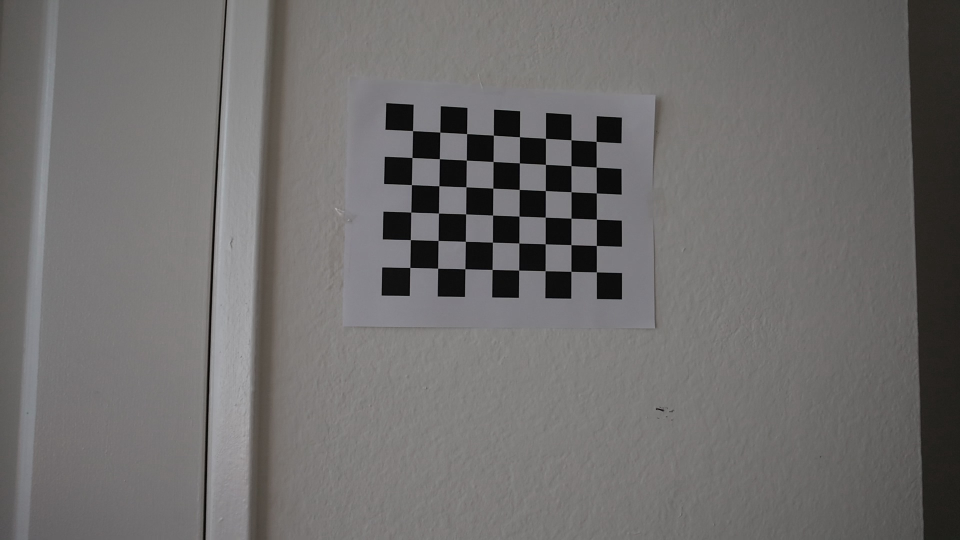
#> input picture data/checkerboard2/calibrate/pics_from_vid/frame_0.jpg, 1920 x 1080 px (shown at 1/2 size); its folder holds 3 pictures in this run
$ python project_v4.py
#> lines starting #> are read from the running program, lines starting #| are printed output that depends on the picture
### calibrate_v3.py
#
# calibrate_v3.py - Fixed intrinsic calibration (see local-docs/03-bugs.md)
#
# Changes vs calibrate_v2.py:
#   - cornerSubPix refinement runs on the FULL-resolution grayscale image
#     (v2 refined on the 0.5x image and scaled up, halving the precision)
#   - RMS reprojection error from cv2.calibrateCamera is printed and saved
#   - Full K matrix and distortion coefficients saved to the pickle
#   - No GUI windows unless show=True; raises instead of exit()

import pickle
import numpy as np
import cv2
import glob


def calibrate(dir_name, pickle_file, show=False):
#> called with pickle_file = 'calibration_v4.pickle', show = False
    calibimgfiles = f'{dir_name}/*.jpg'

    # checkerboard coordinates in 3D (2.8 cm squares, board plane z=0)
    objp = np.zeros((8*6, 3), np.float32)
    objp[:, :2] = 2.8*np.mgrid[0:8, 0:6].T.reshape(-1, 2)

    objpoints = []  # 3d points in real world space
    imgpoints = []  # 2d points in image plane

    images = glob.glob(calibimgfiles)
    if len(images) == 0:
        raise FileNotFoundError(f'No calibration images found in {calibimgfiles}')

    img_size = None
    print(f"Processing {len(images)} calibration images...")
    for idx, fname in enumerate(images):
        img = cv2.imread(fname)
#> img is the input picture: shape (1080, 1920, 3); mean B, G, R 108.7, 109.6, 111.4
        if img is None:
            print(f"[{idx+1}/{len(images)}] {fname}: ERROR could not read image")
            continue
        img_size = (img.shape[1], img.shape[0])
#> img_size = (1920, 1080)

        gray_full = cv2.cvtColor(img, cv2.COLOR_BGR2GRAY)

        # detect on a 0.5x image for speed
        scale = 0.5
        gray_small = cv2.resize(gray_full, None, fx=scale, fy=scale,
                                interpolation=cv2.INTER_AREA)
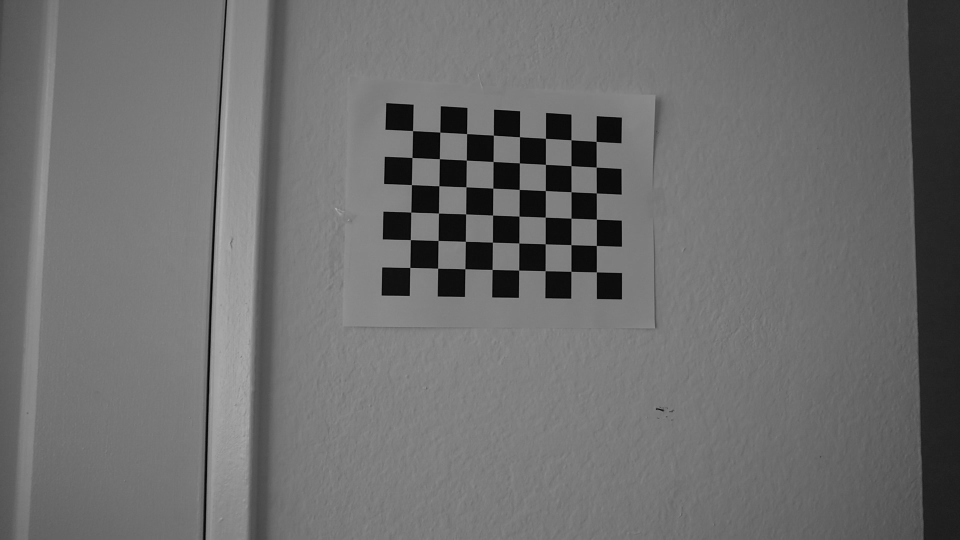
#> gray_small: shape (540, 960); min 2, max 175, mean 110.1
        ret, corners = cv2.findChessboardCorners(gray_small, (8, 6),
                                                 cv2.CALIB_CB_ADAPTIVE_THRESH +
                                                 cv2.CALIB_CB_NORMALIZE_IMAGE +
                                                 cv2.CALIB_CB_FAST_CHECK)
#> ret = True; corners = 48 rows, first 8: [412.5, 130.6], [439.8, 132.1], [466.6, 133.6], [493.4, 135.2], [519.5, 136.7], [545.5, 138.4], [570.9, 139.7], [596.2, 141.4]
        if not ret:
            print(f"[{idx+1}/{len(images)}] {fname}: no chessboard corners detected")
            continue

        # refine at full resolution
        corners = (corners / scale).astype(np.float32)
#> corners = 48 rows, first 8: [825.1, 261.2], [879.5, 264.3], [933.2, 267.2], [986.8, 270.5], [1039, 273.3], [1090.9, 276.8], [1141.9, 279.5], [1192.4, 282.8]
        criteria = (cv2.TERM_CRITERIA_EPS + cv2.TERM_CRITERIA_MAX_ITER, 30, 0.001)
        corners = cv2.cornerSubPix(gray_full, corners, (11, 11), (-1, -1), criteria)
#> corners = 48 rows, first 8: [825.6, 261.8], [880.2, 264.7], [933.7, 267.7], [987.2, 270.7], [1039.4, 274], [1091.4, 277.1], [1142.5, 280.1], [1192.7, 283.3]

        objpoints.append(objp)
        imgpoints.append(corners)
        print(f"[{idx+1}/{len(images)}] {fname}: corners found and refined")

        if show:
            vis = img.copy()
            cv2.drawChessboardCorners(vis, (8, 6), corners, ret)
            display_img = cv2.resize(vis, None, fx=0.2, fy=0.2,
                                     interpolation=cv2.INTER_AREA)
            cv2.imshow('img', display_img)
            cv2.waitKey(500)
#> pass 2 of the loop in calibrate, `for idx, fname in enumerate(images):`:
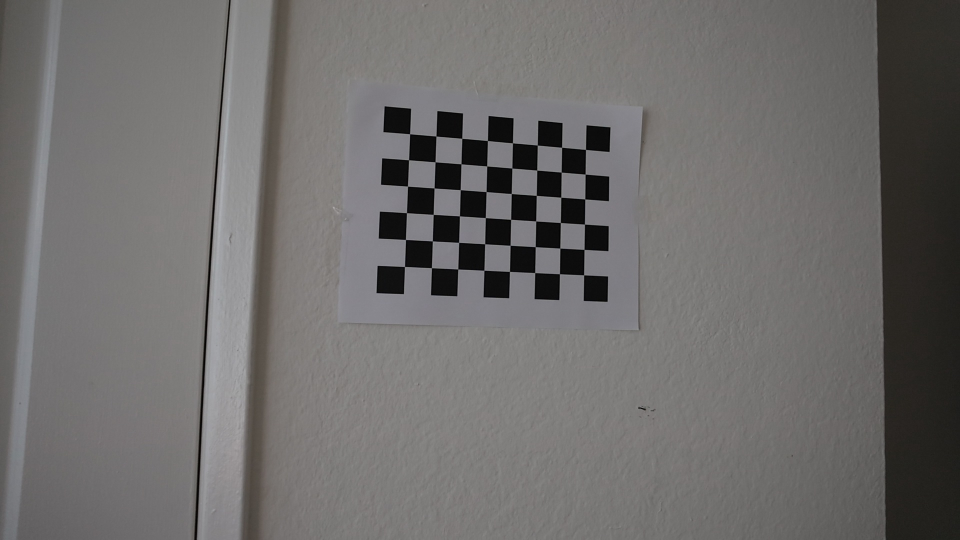
#> input picture data/checkerboard2/calibrate/pics_from_vid/frame_1.jpg, 1920 x 1080 px (shown at 1/2 size)
#> in calibrate, img is the input picture: shape (1080, 1920, 3); mean B, G, R 107.2, 108.3, 110.1
#> in calibrate, `gray_small = cv2.resize(gray_full, None, fx=scale, fy=scale, interpola..`:
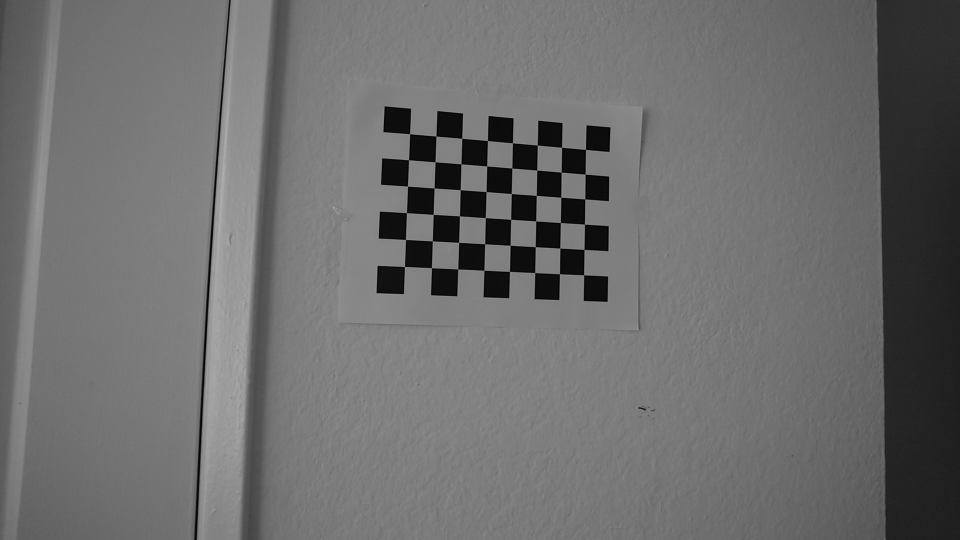
#> gray_small: shape (540, 960); min 1, max 174, mean 108.8
#> in calibrate, `ret, corners = cv2.findChessboardCorners(gray_small, (8, 6), cv2.CALIB..`: corners = 48 rows, first 8: [409.5, 133.7], [435.9, 136], [461.7, 138.4], [487.4, 140.5], [512.5, 142.8], [537.3, 145.1], [561.6, 147.3], [585.5, 149.4]
#> in calibrate, `corners = (corners / scale).astype(np.float32)`: corners = 48 rows, first 8: [819.1, 267.4], [871.7, 272.1], [923.4, 276.7], [974.8, 281], [1024.9, 285.6], [1074.7, 290.2], [1123.1, 294.6], [1171, 298.9]
#> in calibrate, `corners = cv2.cornerSubPix(gray_full, corners, (11, 11), (-1, -1), cri..`: corners = 48 rows, first 8: [819.7, 268.1], [872.4, 272.6], [924.1, 277.1], [975.3, 281.5], [1025.5, 286.2], [1075, 290.6], [1123.7, 294.9], [1171.5, 299.3]
#> pass 3 of the loop in calibrate, `for idx, fname in enumerate(images):`:
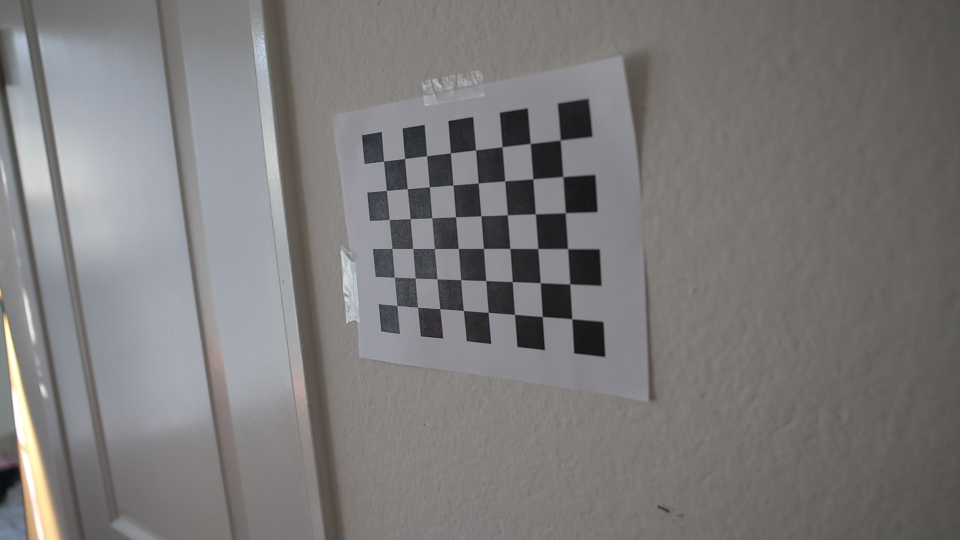
#> input picture data/checkerboard2/calibrate/pics_from_vid/frame_10.jpg, 1920 x 1080 px (shown at 1/2 size)
#> in calibrate, img is the input picture: shape (1080, 1920, 3); mean B, G, R 121.8, 121.9, 123.9
#> in calibrate, `gray_small = cv2.resize(gray_full, None, fx=scale, fy=scale, interpola..`:
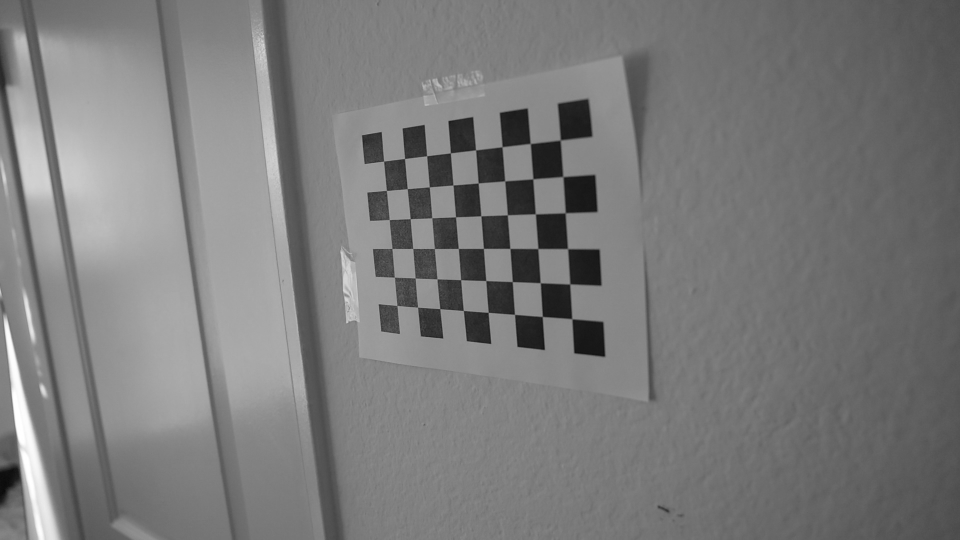
#> gray_small: shape (540, 960); min 10, max 255, mean 122.7
#> in calibrate, `ret, corners = cv2.findChessboardCorners(gray_small, (8, 6), cv2.CALIB..`: corners = 48 rows, first 8: [383.5, 161.1], [404.5, 158.5], [426.5, 155.7], [450.4, 152.8], [475.5, 149.9], [502, 146.7], [530.2, 143.5], [560.4, 140.1]
#> in calibrate, `corners = (corners / scale).astype(np.float32)`: corners = 48 rows, first 8: [767, 322.3], [809, 317], [853, 311.5], [900.9, 305.5], [951, 299.7], [1004, 293.3], [1060.3, 287.1], [1120.8, 280.3]
#> in calibrate, `corners = cv2.cornerSubPix(gray_full, corners, (11, 11), (-1, -1), cri..`: corners = 48 rows, first 8: [767.7, 322.7], [809.6, 317.5], [853.8, 312.1], [901.2, 306.3], [951.7, 300.2], [1004.6, 294], [1060.9, 287.5], [1121, 280.6]

    if show:
        cv2.destroyAllWindows()

    if not objpoints:
        raise RuntimeError('Chessboard corners were not detected in any image')

    print(f"\nSuccessfully detected corners in {len(objpoints)}/{len(images)} images")

    rms, K, dist, rvecs, tvecs = cv2.calibrateCamera(objpoints, imgpoints,
                                                     img_size, None, None)
#> rms = 0.255; K = [[1391.6, 0, 908.7], [0, 1386.1, 544.6], [0, 0, 1]]; dist = [[-0.226, 1.84, 7.14e-05, -6.77e-05, -8.63]]; rvecs = ([-0.0583, -0.158, 0.0188], [-0.0721, -0.202, 0.0389], [0.153, 0.712, -0.0329]); tvecs = ([-4.23, -14.44, 70.27], [-4.66, -14.53, 72.38], [-6.69, -10.57, 65.61])

    print(f"RMS reprojection error: {rms:.4f} px")
#| RMS reprojection error: 0.2546 px
    print("Estimated camera intrinsic parameter matrix K")
    print(K)
#| [[1.39164348e+03 0.00000000e+00 9.08743911e+02]
#|  [0.00000000e+00 1.38611464e+03 5.44573479e+02]
#|  [0.00000000e+00 0.00000000e+00 1.00000000e+00]]
    print("Estimated distortion coefficients [k1 k2 p1 p2 k3]")
    print(dist)
#| [[-2.25777477e-01  1.84232683e+00  7.13629295e-05 -6.77275212e-05
#|   -8.63351893e+00]]

    calib = {
        'fx': K[0][0], 'fy': K[1][1],
        'cx': K[0][2], 'cy': K[1][2],
        'K': K, 'dist': dist,
        'rms': rms, 'img_size': img_size,
    }
#> calib = {'fx': 1391.6, 'fy': 1386.1, 'cx': 908.7, 'cy': 544.6, 'K': [[1391.6, 0, 908.7], [0, 1386.1, 544.6], [0, 0, 1]], 'dist': [[-0.226, 1.84, 7.14e-05, -6.77e-05, -8.63]], 'rms': 0.255, 'img_size': (1920, 1080)}
    with open(pickle_file, 'wb') as fid:
        pickle.dump(calib, fid)

    return calib

### camutils.py
import numpy as np
import scipy.optimize

# [24 lines left out: function makerotation, not called in this run]

class Camera:
    """
    A simple data structure describing camera parameters

    The parameters describing the camera
    cam.f : float   --- camera focal length (in units of pixels)
    cam.c : 2x1 vector  --- offset of principle point
    cam.R : 3x3 matrix --- camera rotation
    cam.t : 3x1 vector --- camera translation


    """
    def __init__(self,f,c,R,t):
        self.f = f
        self.c = c
        self.R = R
        self.t = t

    def __str__(self):
        return f'Camera : \n f={self.f} \n c={self.c.T} \n R={self.R} \n t = {self.t.T}'

    # [157 lines left out: functions project, update_extrinsics, triangulate, residuals, calibratePose, not called in this run]

### project_v4.py
#
# project_v4.py - Camera localization pipeline with the fixes from
# local-docs/03-bugs.md applied, plus a global branch-disambiguation step
# that turned out to be necessary on this data. Headless: writes
# camera_positions_v4.json instead of showing interactive plots.
#
# Fixes vs project_v3.py:
#   1. Lens distortion applied: corners undistorted with cv2.undistortPoints
#   2. cornerSubPix refinement with a window scaled to the corner spacing
#      (the board is only ~60-90 px wide in these videos; a large window
#      pulls in neighboring corners and corrupts the detection)
#   3. Checkerboard 180-degree ambiguity resolved globally. An 8x6 board is
#      exactly symmetric under a 180-degree rotation (corner grid AND square
#      coloring), so every frame has mirror-pose solutions with identical
#      reprojection error, and findChessboardCorners silently reverses its
#      corner ordering as the view direction changes. Near the board's
#      symmetry axis a warm-started sequential tracker can drift onto the
#      mirror branch (this is what corrupted the right camera's second half
#      in v3). Instead of tracking sequentially, we enumerate all candidate
#      poses per frame with cv2.solvePnPGeneric (IPPE gives both planar-pose
#      solutions, for both corner orderings) and pick the globally smoothest
#      track through the sequence by dynamic programming, anchored at the
#      tape-measured start pose. No hand-tuned initial guess and no
#      warm-start/smoothness machinery is needed after this.
#   4. findChessboardCorners return values checked; skipped frames logged;
#      real frame indices/timestamps preserved in the output JSON
#   5. Per-frame RMS reprojection error reported and saved
#   6. leastsq convergence flag (ier) checked
#
# Anchor poses below are the tape-measured start positions from validate.py
# (v3's hand-typed init poses had the z sign flipped and x values swapped).

from pathlib import Path
import copy
import json
import os
import pickle

import cv2
import numpy as np
import scipy.optimize
import yaml
from scipy.spatial.transform import Rotation as SciRot

from camutils import Camera, makerotation, triangulate
from calibrate_v3 import calibrate

_GT = yaml.safe_load(open(Path(__file__).resolve().parent / 'ground_truth.yaml'))

BOARD_SIZE = tuple(_GT['board_inner_corners'])   # inner corners (cols, rows)
SQUARE_CM = float(_GT['square_size_cm'])
SUBPIX_CRITERIA = (cv2.TERM_CRITERIA_EPS + cv2.TERM_CRITERIA_MAX_ITER, 30, 0.001)

# [rx, ry, rz, tx, ty, tz] - tape-measured start poses, used only to anchor
# the branch disambiguation at frame 0
ANCHOR_POSE_L = np.array(_GT['anchor_rotation_deg'] + _GT['left']['start'], dtype=float)
ANCHOR_POSE_R = np.array(_GT['anchor_rotation_deg'] + _GT['right']['start'], dtype=float)


# [4 lines left out: function rotation_angle_deg, not called in this run]


def residuals(pts3, pts2, cam, params):
    cam.update_extrinsics(params)
    return (pts2 - cam.project(pts3)).flatten()


# [109 lines left out: functions params_from_pose, board_points, detect_corners, pnp_candidates, choose_track, refine_pose, not called in this run]


def calibrate_intr(dir_name, video_path):
    """Intrinsic calibration from video frames (reuses frames/pickle if present).

    Returns (camL, camR, K, dist).
    """
    if not os.path.exists(dir_name) or not os.listdir(dir_name):
        os.makedirs(dir_name, exist_ok=True)
        cap = cv2.VideoCapture(video_path)
        fps = cap.get(cv2.CAP_PROP_FPS)
        frame_count = int(cap.get(cv2.CAP_PROP_FRAME_COUNT))
        duration = int(frame_count / fps)
        print(f"Video FPS: {fps}, Total Frames: {frame_count}, Duration (s): {duration}")
        for i in range(duration):
            cap.set(cv2.CAP_PROP_POS_FRAMES, int(i * fps))
            ret, frame = cap.read()
            if ret:
                cv2.imwrite(os.path.join(dir_name, f'frame_{i}.jpg'), frame)
        cap.release()

    pickle_path = Path(__file__).resolve().parent / 'calibration_v4.pickle'
    if not pickle_path.exists():
        calibrate(dir_name, pickle_file=str(pickle_path))
    with open(pickle_path, 'rb') as f:
        calib = pickle.load(f)

    print(f"Intrinsics: fx={calib['fx']:.1f} fy={calib['fy']:.1f} "
          f"cx={calib['cx']:.1f} cy={calib['cy']:.1f} "
          f"RMS={calib.get('rms', float('nan')):.3f} px")

    f_avg = (calib['fx'] + calib['fy'])/2
    c = np.array([[calib['cx'], calib['cy']]]).T
    K = calib.get('K')
    if K is None:
        K = np.array([[calib['fx'], 0, calib['cx']],
                      [0, calib['fy'], calib['cy']],
                      [0, 0, 1]])
    dist = np.asarray(calib['dist'])

    # square-pixel working camera: corners are undistorted into this matrix,
    # making the single-focal camutils Camera model exact
    K_pix = np.array([[f_avg, 0, calib['cx']],
                      [0, f_avg, calib['cy']],
                      [0, 0, 1]])

    R_init = np.eye(3)
    t_init = np.zeros((3, 1))
    camL = Camera(f_avg, c, R_init, t_init)
    camR = Camera(f_avg, c, R_init, t_init)
    return camL, camR, K, dist, K_pix


def extract_frame_pairs(dir_name, intervals=0.5):
    """Sample synchronized frame pairs from left.MP4/right.MP4 every
    `intervals` seconds. Reuses videos/extracted if already populated."""
    extracted_dir = os.path.join(dir_name, 'extracted')

    capL = cv2.VideoCapture(os.path.join(dir_name, 'left.MP4'))
    capR = cv2.VideoCapture(os.path.join(dir_name, 'right.MP4'))
    fpsL = capL.get(cv2.CAP_PROP_FPS)
    fpsR = capR.get(cv2.CAP_PROP_FPS)
    durationL = int(capL.get(cv2.CAP_PROP_FRAME_COUNT)) / fpsL
    durationR = int(capR.get(cv2.CAP_PROP_FRAME_COUNT)) / fpsR
    num_frames = int(min(durationL, durationR) / intervals)
    print(f"Left: {fpsL:.2f} fps {durationL:.2f}s | Right: {fpsR:.2f} fps "
          f"{durationR:.2f}s | {num_frames} frame pairs at {intervals}s")

    frame_pairs = []
    reuse = os.path.isdir(extracted_dir) and all(
        os.path.exists(os.path.join(extracted_dir, f'{side}_frame_{i}.jpg'))
        for i in range(num_frames) for side in ('left', 'right'))

    if reuse:
        print(f"Reusing extracted frames in {extracted_dir}")
        for i in range(num_frames):
            frame_pairs.append((i,
                                os.path.join(extracted_dir, f'left_frame_{i}.jpg'),
                                os.path.join(extracted_dir, f'right_frame_{i}.jpg')))
    else:
        os.makedirs(extracted_dir, exist_ok=True)
        for i in range(num_frames):
            time_stamp = i * intervals
            capL.set(cv2.CAP_PROP_POS_FRAMES, int(time_stamp * fpsL))
            retL, frameL = capL.read()
            capR.set(cv2.CAP_PROP_POS_FRAMES, int(time_stamp * fpsR))
            retR, frameR = capR.read()
            if retL and retR:
                left_path = os.path.join(extracted_dir, f'left_frame_{i}.jpg')
                right_path = os.path.join(extracted_dir, f'right_frame_{i}.jpg')
                cv2.imwrite(left_path, frameL)
                cv2.imwrite(right_path, frameR)
                frame_pairs.append((i, left_path, right_path))
            else:
                print(f"  Could not read frame pair {i} at {time_stamp:.1f}s")

    capL.release()
    capR.release()
    return frame_pairs, intervals


def localize(dir_name, camL, camR, K, dist, K_pix, intervals=0.5):
    """Per-frame candidate poses -> global branch disambiguation -> refine."""
    frame_pairs, intervals = extract_frame_pairs(dir_name, intervals)
    pts3_board = board_points()

    # pass 1: detect corners and enumerate pose candidates per frame
    frames = []
    skipped = []
    for frame_idx, left_path, right_path in frame_pairs:
        pts2L = detect_corners(left_path, K, dist, K_pix)
        pts2R = detect_corners(right_path, K, dist, K_pix)
        candsL = pnp_candidates(pts3_board, pts2L, K_pix) if pts2L is not None else []
        candsR = pnp_candidates(pts3_board, pts2R, K_pix) if pts2R is not None else []
        if not candsL or not candsR:
            side = 'left' if not candsL else 'right'
            print(f"Frame {frame_idx}: detection/PnP failed ({side}), skipping")
            skipped.append(frame_idx)
            continue
        frames.append({'idx': frame_idx, 'candsL': candsL, 'candsR': candsR})

    if not frames:
        print("No frames processed")
        return []

    # pass 2: globally smoothest track through the pose candidates
    pathL = choose_track([f['candsL'] for f in frames], ANCHOR_POSE_L)
    pathR = choose_track([f['candsR'] for f in frames], ANCHOR_POSE_R)

    # pass 3: LM refinement of the chosen poses + stereo triangulation check
    results = []
    for f, jL, jR in zip(frames, pathL, pathR):
        candL, candR = f['candsL'][jL], f['candsR'][jR]
        camL_i, rmsL = refine_pose(pts3_board, candL, copy.deepcopy(camL))
        camR_i, rmsR = refine_pose(pts3_board, candR, copy.deepcopy(camR))

        pts3_tri = triangulate(candL['pts2'], camL_i, candR['pts2'], camR_i)
        tri_err = float(np.sqrt(np.mean((pts3_tri - pts3_board)**2)))

        frame_idx = f['idx']
        print(f"Frame {frame_idx} (t={frame_idx*intervals:.1f}s): "
              f"RMS reproj L={rmsL:.2f}px R={rmsR:.2f}px | "
              f"board triangulation RMS={tri_err:.2f}cm | "
              f"ordering L={'rev' if candL['flipped'] else 'raw'} "
              f"R={'rev' if candR['flipped'] else 'raw'}")

        results.append({
            'frame': frame_idx,
            'timestamp_seconds': frame_idx * intervals,
            'left_camera_position': {
                'x': float(camL_i.t[0, 0]),
                'y': float(camL_i.t[1, 0]),
                'z': float(camL_i.t[2, 0]),
            },
            'right_camera_position': {
                'x': float(camR_i.t[0, 0]),
                'y': float(camR_i.t[1, 0]),
                'z': float(camR_i.t[2, 0]),
            },
            'left_camera_rotation': camL_i.R.tolist(),
            'right_camera_rotation': camR_i.R.tolist(),
            'rms_reproj_left_px': rmsL,
            'rms_reproj_right_px': rmsR,
            'board_triangulation_rms_cm': tri_err,
        })

    if skipped:
        print(f"\nSkipped {len(skipped)} frame pairs: {skipped}")
    else:
        print(f"\nAll {len(results)} frame pairs processed, none skipped")

    json_path = os.path.join(dir_name, 'camera_positions_v4.json')
    with open(json_path, 'w') as f:
        json.dump(results, f, indent=2)
    print(f"Wrote {json_path}")
    return results


if __name__ == '__main__':
    base_dir = Path(__file__).resolve().parent
    calib_dir = base_dir / 'data' / 'checkerboard2' / 'calibrate'

    camL, camR, K, dist, K_pix = calibrate_intr(
        str(calib_dir / 'pics_from_vid'),
        str(calib_dir / 'video' / 'calibrate.MP4'))

    videos_dir = base_dir / 'data' / 'checkerboard2' / 'videos'
#> (the run stopped early here; a loop or call above may not have finished)
